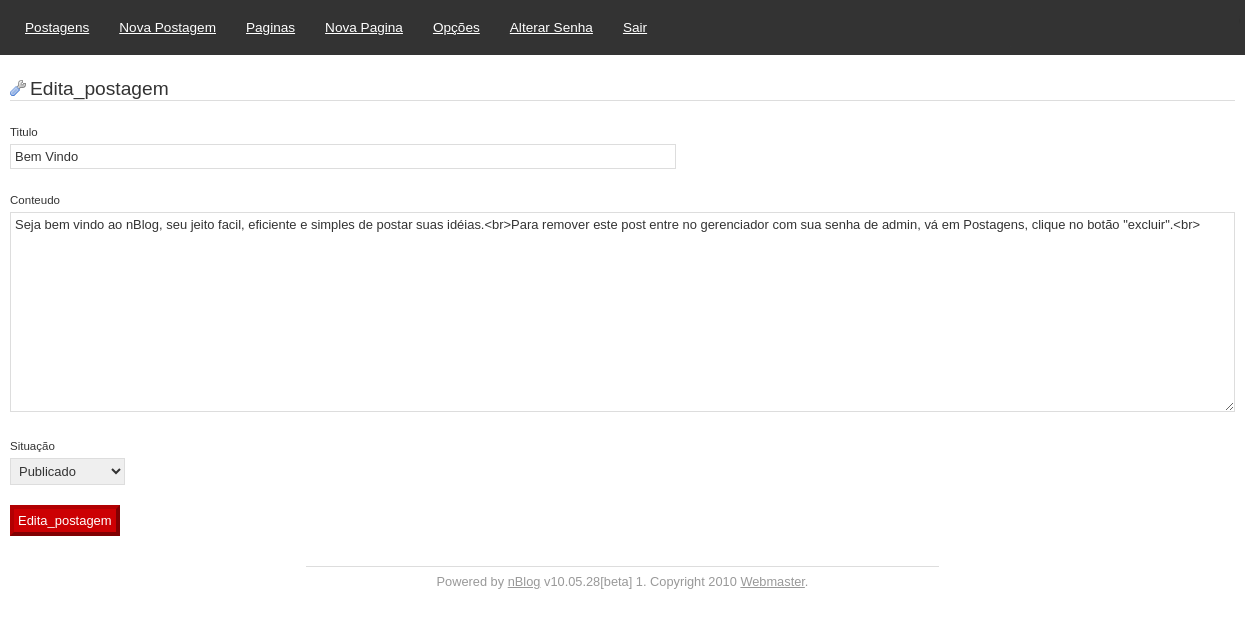
Page /adm/admin.php?mode=edita_postagem&codigo=12 (signed in) on the committed database.
### tables this page shows
CREATE TABLE `postagens` (
  `codigo` int(11) NOT NULL auto_increment,
  `slug` varchar(255) NOT NULL default '',
  `titulo` varchar(255) NOT NULL default '',
  `conteudo` longtext NOT NULL,
  `pagina` int(1) NOT NULL default '0',
  `menu` int(1) NOT NULL default '0',
  `paginaini` int(1) NOT NULL default '0',
  `data` int(20) NOT NULL default '0',
  `publicado` int(1) NOT NULL default '0',
  `link` varchar(20) default '',
  `ordem` char(3) default NULL,
  PRIMARY KEY  (`codigo`)
);

### adm/admin.php (called while the page is built, shortened)
<?php
include(PATH . 'includes/functions.php');
$mode = mysql_real_escape_string($_GET['mode']);
include('index.php');
include('footer.php');
?>

### adm/edit.php (the view, shortened to what this page needs)
<div class="page">
	<h1 class="edit"><?=ucfirst($mode)?> </h1>
	<form action="admin.php?mode=<?=$mode?>&codigo=<?=$post['codigo']?>" method="post">
	<p>
		<label for="title"><?=_POSTTITULO?></label><br />
		<input type="text" size="80" id="title" name="data[titulo]" value="<?=htmlspecialchars(stripslashes($post['titulo']))?>" />
	</p>
	<p>
		<label for="content"><?=_CONTEUDO?></label><br />
		<textarea style="height: 190px;" cols="150" id="content" name="data[conteudo]"><?=htmlspecialchars(stripslashes($post['conteudo']))?></textarea><br />
		<label for="status"><?=_POSTSTATUS?></label><br />
		<select id="status" name="data[publicado]">
			<?=generate_option_list(array('0' => ''._POSTNOTPUB.'', '1' => ''._POSTPUB.''), $post['publicado'])?>
		</select>
    </p>
	<p>
		<input class="button" type="submit" name="form_edit" value="<?=ucfirst($mode)?>" />
	</p>
</div>

### adm/images/styles.css (style rules this page uses)
body { font-family:"Trebuchet MS", Verdana, Arial; font-size:1.0em; margin:0 auto; padding:0; }
p { font-size:0.9em; color:#333333; line-height:1.6em; font-family:Arial, Helvetica, sans-serif; }
h1 { border-bottom:1px solid #dddddd; font-size:1.2em; font-weight:normal; color:#333333; background-repeat:no-repeat; padding-left:20px; background-position:left 2px; font-family:Arial, Helvetica, sans-serif; }
h1.edit { background-image:url('../images/wrench.png'); }
form p { margin:20px 0; }
label { font-size:0.8em; font-family:'Lucida Sans Unicode','Lucida Grande',verdana,sans-serif; color:#333333; }
input, textarea, select { border:1px solid #dddddd; padding:4px; font-family:"Trebuchet MS", Verdana, Arial; font-size:0.9em; color:#333333; background-image:url('../images/input-bg.png'); background-repeat:repeat-x; background-position:bottom left; }
input.button { border:4px solid #800002; border-left-color:#B20002; border-top-color:#B20002; background-image:none; background-color:#CC0003; color:#ffffff; }
div.page { padding:10px; margin:0 auto; }

### rows in the picture
postagens: titulo "Bem Vindo", conteudo "Seja bem vindo ao nBlog, seu jeito facil, eficiente e simples de postar suas idéias.<br>Para remover este post entre no gerenciador com sua senha de admin, vá em Postagens, clique no botão \"excluir\".<br>", publicado "Publicado"

### other values in the picture
_POST "Postagens"
_NEWPOST "Nova Postagem"
_PAGINA "Paginas"
_NEWPAGINA "Nova Pagina"
_OPTIONS "Opções"
_CHANGEPASS "Alterar Senha"
_LOGOUT "Sair"
$mode "Edita_postagem"
_POSTTITULO "Titulo"
_CONTEUDO "Conteudo"
_POSTSTATUS "Situação"
$versao "v10.05.28[beta] 1"
